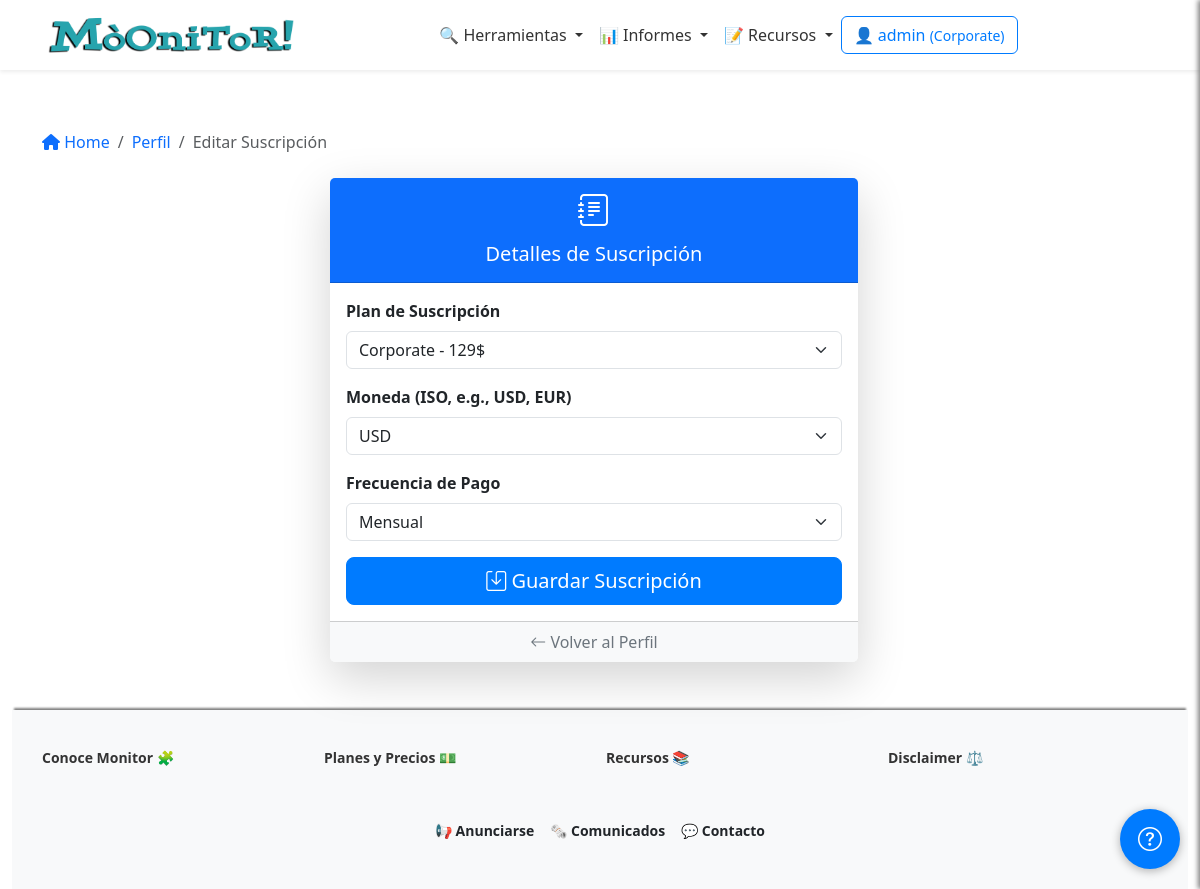
Page /profile/subscription (signed in) on the earlier database version.
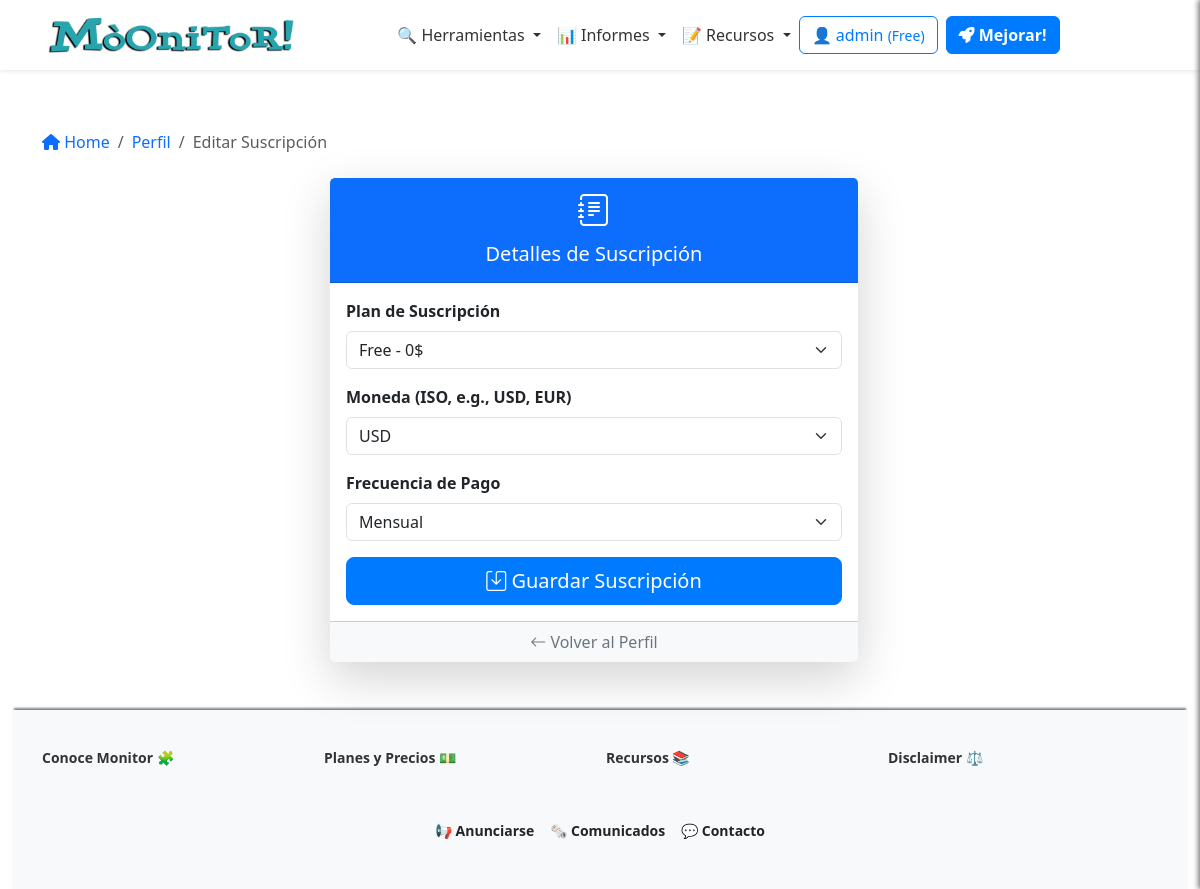
Same page on the later database version.
### app/models/user_model.py (models this page shows, shortened)
class Users(UserMixin, db.Model):
    __tablename__ = 'Users'
    id = db.Column(db.Integer, primary_key=True)
    username = db.Column(db.String(80), unique=True, nullable=False)
    email = db.Column(db.String(120), unique=True, nullable=False)
    password_hash = db.Column(db.String(255), nullable=False)
    token = db.Column(db.String(255), index=True, unique=True)
    active = db.Column(db.Boolean, default=False)
    registered_on = db.Column(db.DateTime, nullable=False, default=datetime.datetime.utcnow)
    config = db.Column(JSONType)
    role = db.Column(db.String(20), nullable=False, default='usuario')
    subscription_plan = db.Column(Enum('Free', 'Pro', 'Corporate', name='subscription_plans'), default='Free')
    subscription_currency = db.Column(db.String(3), default='USD')  # ISO currency codes (e.g., USD, EUR)
    subscription_expiration = db.Column(db.DateTime, nullable=True)
    subscription_frequency = db.Column(Enum('Monthly', 'Annually', name='subscription_frequency'), default='Monthly')
    primary_payment = db.Column(JSONType, nullable=True)  # IBAN, SWIFT, etc.
    secondary_payment = db.Column(JSONType, nullable=True)
    transactions = db.relationship('Transaction', backref='user', lazy=True)

### app/controllers/user_controller.py (the view, shortened to what this page needs)
@app.route('/profile/subscription', methods=['GET', 'POST'])
@login_required
def edit_subscription():
    breadcrumbs = [{'url': '/profile', 'text': 'Perfil'}, {'url': '/profile/subscription', 'text': 'Editar Suscripción'}]
    user = Users.query.get(current_user.id)
    form = SubscriptionForm()
    if request.method == 'GET':
        form.subscription_plan.data = user.subscription_plan
        form.subscription_currency.data = user.subscription_currency
        form.subscription_frequency.data = user.subscription_frequency
    return render_template('user/edit_subscription.html', form=form, breadcrumbs=breadcrumbs)

### app/forms.py
class SubscriptionForm(FlaskForm):
    subscription_plan = SelectField('Plan de Suscripción', choices=[
        ('Free', 'Free - 0$'),
        ('Pro', 'Pro - 9$'),
        ('Corporate', 'Corporate - 129$')
    ], validators=[DataRequired()])
    subscription_currency = StringField('Moneda (ISO, e.g., USD, EUR)', validators=[DataRequired()])
    subscription_frequency = SelectField('Frecuencia de Pago', choices=[
        ('Monthly', 'Mensual'),
        ('Annually', 'Anual')
    ], validators=[DataRequired()])
    submit = SubmitField('Guardar Suscripción')

### app/__init__.py (called while the page is built)
@app.context_processor
def inject_sidebar_info():
    return dict(is_admin=current_user.is_authenticated and current_user.role == 'admin')

@app.context_processor
def inject_breadcrumb():
    breadcrumbs = [
        {'url': '/', 'text': 'Inicio'},
        {'url': '/profile', 'text': 'Opcion 1'},
        {'url': '/profile/edit', 'text': 'Sub opcion 1'}
    ]
    return {'breadcrumbs': breadcrumbs}

@login_manager.user_loader
def load_user(user_id):
    return Users.query.get(int(user_id))

### app/templates/user/edit_subscription.html (shortened to what this page needs)
{% extends 'base.html' %}
{% block content %}
{% include 'inc/breadcrumbs.html' %}
<div class="container mb-5">
    <div class="row justify-content-center">
        <div class="col-lg-6 col-md-8">
            <div class="card shadow-lg border-0">
                <div class="card-header bg-primary text-white text-center">
                    <i class="bi bi-journal-text" style="font-size: 2rem;"></i>
                    <h5 class="mt-2">Detalles de Suscripción</h5>
                </div>
                <div class="card-body">
                    <form method="POST" class="needs-validation" novalidate>
                        <div class="mb-3">
                            {{ form.subscription_plan.label(class="form-label fw-bold") }}
                            {{ form.subscription_plan(class="form-select") }}
                        </div>
                        <div class="mb-3">
                            {{ form.subscription_currency.label(class="form-label fw-bold") }}
                            {{ form.subscription_currency(class="form-select") }}
                        </div>
                        <div class="mb-3">
                            {{ form.subscription_frequency.label(class="form-label fw-bold") }}
                            {{ form.subscription_frequency(class="form-select") }}
                        </div>
                        <div class="d-grid">
                            <button type="submit" class="btn btn-primary btn-lg">
                                <i class="bi bi-save"></i> Guardar Suscripción
                            </button>
                        </div>
                    </form>
                </div>
                <div class="card-footer text-center bg-light">
                    <a href="/profile" class="text-decoration-none text-secondary">
                        <i class="bi bi-arrow-left"></i> Volver al Perfil
                    </a>
                </div>
            </div>
        </div>
    </div>
</div>
{% endblock %}

### app/templates/inc/navbar.html (shortened to what this page needs)
<nav class="navbar navbar-expand-lg navbar-light bg-white shadow-sm">
  <div class="container">
    <a class="navbar-brand mx-auto" href="{{ url_for('index') }}">
      <img src="{{ url_for('static', filename='logo.png') }}" alt="Logo" height="50"
        class="d-inline-block align-text-top">
    </a>
    <div class="collapse navbar-collapse justify-content-center" id="navbarNav">
      <ul class="navbar-nav align-items-center">
        <li class="nav-item dropdown">
          <a class="nav-link dropdown-toggle" href="#" id="domainDnsDropdown" role="button" data-bs-toggle="dropdown"
            aria-expanded="false">
            🔍 Herramientas
          </a>
        </li>
        <li class="nav-item dropdown">
          <a class="nav-link dropdown-toggle" href="#" id="domainDnsDropdown" role="button" data-bs-toggle="dropdown"
            aria-expanded="false">
            📊 Informes
          </a>
        </li>
        <li class="nav-item dropdown">
          <a class="nav-link dropdown-toggle" href="#" id="domainDnsDropdown" role="button" data-bs-toggle="dropdown"
            aria-expanded="false">
            📝 Recursos
          </a>
        </li>
      </ul>
    <div class="d-flex flex-column flex-sm-row align-items-center justify-content-center ms-0 mb-3 mt-3">
      {% if current_user.is_authenticated %}
          <a href="/dashboard" class="btn btn-outline-primary mb-2 mb-sm-0 me-sm-2">
              <span class="item-responsive">👤 {{ current_user.username }}
                  <small>({{ current_user.subscription_plan }})</small>
              </span>
          </a>
          {% if current_user.subscription_plan == "Free" %}
              <a class="btn btn-primary mb-2 mb-sm-0 me-sm-2 text-decoration-none fw-semibold" href="{{ url_for('edit_subscription') }}">
                  <i class="fa-solid fa-rocket"></i> Mejorar!
              </a>
          {% elif current_user.subscription_plan == "Pro" %}
              <a class="btn btn-primary mb-2 mb-sm-0 me-sm-2 text-decoration-none fw-semibold" href="{{ url_for('edit_subscription') }}">
                  <i class="fa-solid fa-crown"></i> Probar Corporate!
              </a>
          {% endif %}
      {% endif %}
  </div>
    </div>
  </div>
</nav>

Differences in the rows shown:
changed Users "admin": subscription_plan "Corporate" → "Free"; subscription_plan "Corporate - 129$" → "Free - 0$"
Other differences:
text now shown: "Mejorar!"
